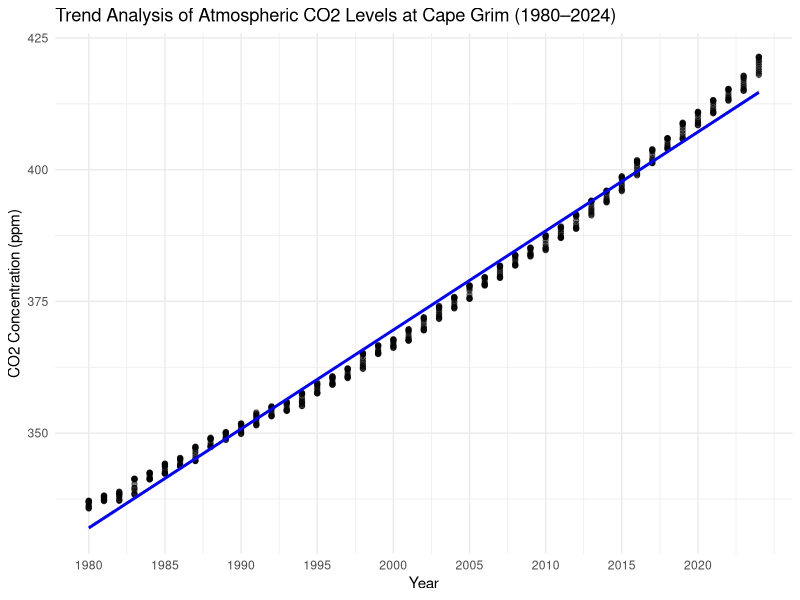
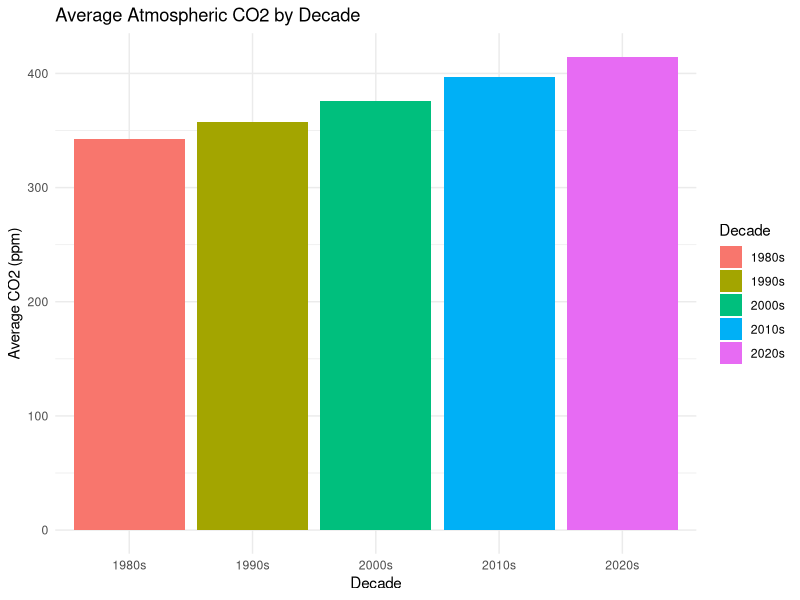
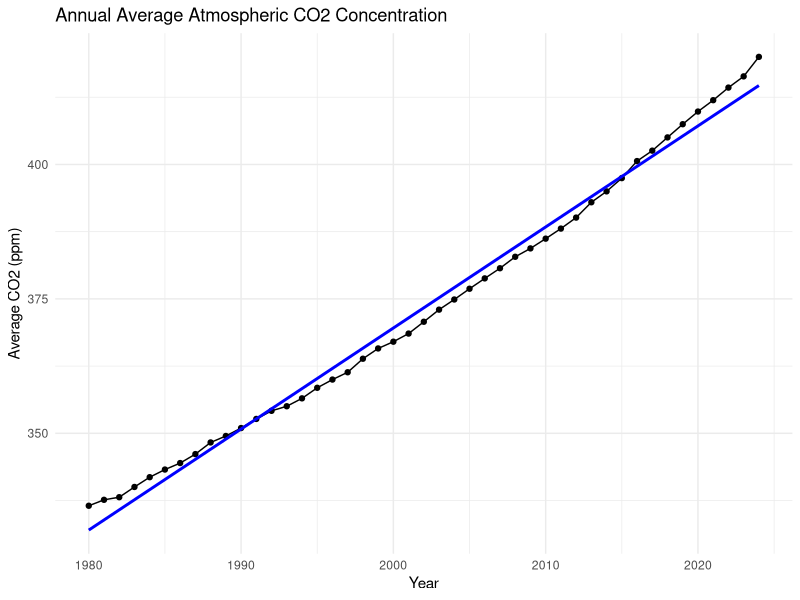
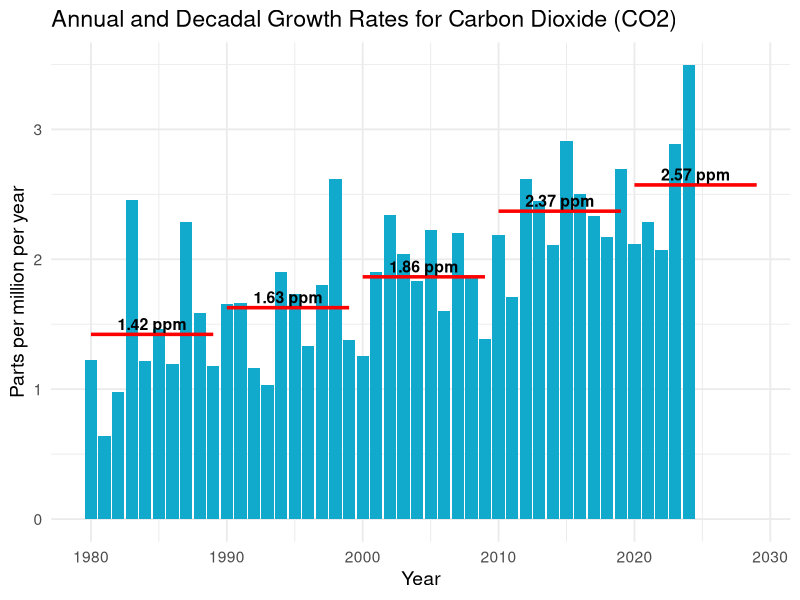
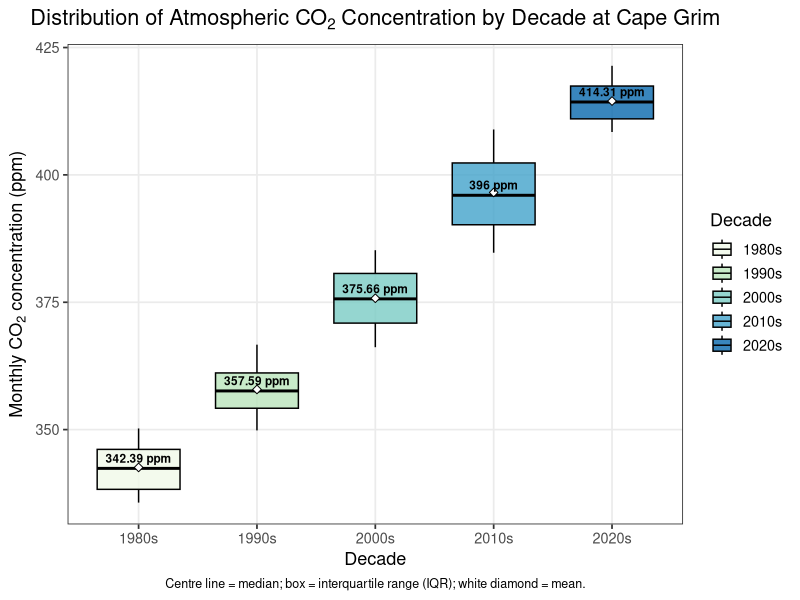

The R source for these figures, in order:
# This is a file for all plots for the Reasearch Article Project
# Cerberus Group
# Group project - EDA

# Install package ----
library(tidyverse)

# Load data ----
co2 <- read_csv("Original Dataset.csv", skip = 24, show_col_types = FALSE)



# Clean and filter data ----
co2 <- co2 %>%
  slice(1:597) 
co2_clean <- co2 %>%
  rename(Year = YYYY,
         Month = MM,
         Day = DD,
         DateDecimal = DATE,
         CO2 = `CO2(ppm)`,
         SD = `SD(ppm)`,
         GrowthRate = `GR(ppm/yr)`
         )

co2_clean$Year <- as.numeric(co2_clean$Year)
co2_clean$Month <- as.numeric(co2_clean$Month)
co2_clean$CO2 <- as.numeric(co2_clean$CO2)

co2_clean <- co2_clean %>%
  filter(Year >= 1980 & Year <= 2024)

# Plot the data ----

# Scatter Plot ----
ggplot(co2_clean, aes(x = Year, y = `CO2`)) +
  geom_point(color = "black", alpha = 0.5) +
  geom_smooth(method = "lm", color = "blue", se = TRUE) +
  scale_x_continuous(breaks = seq(1980, 2024, by = 5)) +
  labs(
    title = "Trend Analysis of Atmospheric CO2 Levels at Cape Grim (1980–2024)",
    x = "Year",
    y = "CO2 Concentration (ppm)"
  ) +
  theme_minimal()

# Linear regression ----
model <- lm(`CO2` ~ Year, data = co2_clean)
summary(model)

# Decadal Plot ----
co2_clean$Decade <- paste0(floor(co2_clean$Year/10)*10, "s")

decade_mean <- co2_clean %>%
  group_by(Decade) %>%
  summarise(mean_co2 = mean(`CO2`))

ggplot(decade_mean, aes(x = Decade, y = mean_co2, fill = Decade)) +
  geom_bar(stat = "identity") +
  labs(
    title = "Average Atmospheric CO2 by Decade",
    x = "Decade",
    y = "Average CO2 (ppm)"
  ) +
  theme_minimal()

# Annual Average Plot ----
annual_co2 <- co2_clean %>%
  group_by(Year) %>%
  summarise(mean_co2 = mean(`CO2`))

ggplot(annual_co2, aes(x = Year, y = mean_co2)) +
  geom_line() +
  geom_point() +
  geom_smooth(method = "lm", se = FALSE, color = "blue") +
  labs(
    title = "Annual Average Atmospheric CO2 Concentration",
    x = "Year",
    y = "Average CO2 (ppm)"
  ) +
  theme_minimal()

# Annual and decadal growth rate plot ----
co2_clean$Decade <- floor(co2_clean$Year / 10) * 10

# Calculate Annual Growth Rate Mean ----
annual_growth <- co2_clean %>%
  group_by(Year, Decade) %>%
  summarise(growth_rate = mean(`GrowthRate`, na.rm = TRUE))

# Calculate Decadal Mean ----
decade_avg <- annual_growth %>%
  group_by(Decade) %>%
  summarise(avg_growth = mean(growth_rate))

# Plots ----
library(ggplot2)

ggplot(annual_growth, aes(x = Year, y = growth_rate)) +
  
# Bar chart
  geom_col(fill = "#11A9CC") +
  
# Red horizontal average lines
  geom_segment(
    data = decade_avg,
    aes(
      x = Decade,
      xend = Decade + 9,
      y = avg_growth,
      yend = avg_growth
    ),
    color = "red",
    linewidth = 1.2
  ) +
  
# Red ppm labels
  geom_text(
    data = decade_avg,
    aes(
      x = Decade + 4.5,
      y = avg_growth + 0.08,
      label = paste0(round(avg_growth, 2), " ppm")
    ),
    color = "black",
    fontface = "bold",
    size = 4,
    bg.color = "red"
  ) +
  
  labs(
    title = "Annual and Decadal Growth Rates for Carbon Dioxide (CO2)",
    x = "Year",
    y = "Parts per million per year"
  ) +
  
  theme_minimal(base_size = 14)

# Box Plot ----

# Create decade groups
co2_clean <- co2_clean %>%
  mutate(
    Decade = case_when(
      Year >= 1980 & Year < 1990 ~ "1980s",
      Year >= 1990 & Year < 2000 ~ "1990s",
      Year >= 2000 & Year < 2010 ~ "2000s",
      Year >= 2010 & Year < 2020 ~ "2010s",
      Year >= 2020 ~ "2020s"
    )
  )

# Set decade order
co2_clean$Decade <- factor(
  co2_clean$Decade,
  levels = c("1980s", "1990s", "2000s", "2010s", "2020s")
)

# Calculate medians
decade_medians <- co2_clean %>%
  group_by(Decade) %>%
  summarise(
    Median_CO2 = median(`CO2`, na.rm = TRUE),
    .groups = "drop"
  )

# Boxplot
ggplot(co2_clean,
       aes(x = Decade,
           y = `CO2`,
           fill = Decade)) +
  
  geom_boxplot(
    color = "black",
    linewidth = 0.5,
    width = 0.7,
    outlier.shape = 16,
    outlier.size = 1.5,
    alpha = 0.8
  ) +
  
  # Mean diamond
  stat_summary(
    fun = mean,
    geom = "point",
    shape = 23,
    size = 2,
    fill = "white",
    color = "black"
  ) +
  
  # Median labels
  geom_text(
    data = decade_medians,
    aes(
      x = Decade,
      y = Median_CO2 + 2,
      label = paste0(round(Median_CO2, 2), " ppm")
    ),
    size = 3,
    fontface = "bold"
  ) +
  
  scale_fill_brewer(palette = "GnBu") +
  
  labs(
    title = expression("Distribution of Atmospheric CO"[2]*" Concentration by Decade at Cape Grim"),
    x = "Decade",
    y = expression("Monthly CO"[2]*" concentration (ppm)"),
    caption = "Centre line = median; box = interquartile range (IQR); white diamond = mean."
  ) +
  
  theme_bw(base_size = 13) +
  
  theme(
    plot.title = element_text(hjust = 0.5, face = "bold"),
    plot.caption = element_text(hjust = 0.5, size = 9),
    panel.grid.minor = element_blank()
  )

# Summary Median,IQR, Q1, Q3
decade_summary <- co2_clean %>%
  group_by(Decade) %>%
  summarise(
    `Median CO2 (ppm)` = round(median(CO2, na.rm = TRUE), 2),
    `Q1 CO2 (ppm)` = round(quantile(CO2, 0.25, na.rm = TRUE), 2),
    `Q3 CO2 (ppm)` = round(quantile(CO2, 0.75, na.rm = TRUE), 2),
    `IQR (ppm)` = round(IQR(CO2, na.rm = TRUE), 2),
    .groups = "drop"
  )

decade_summary
